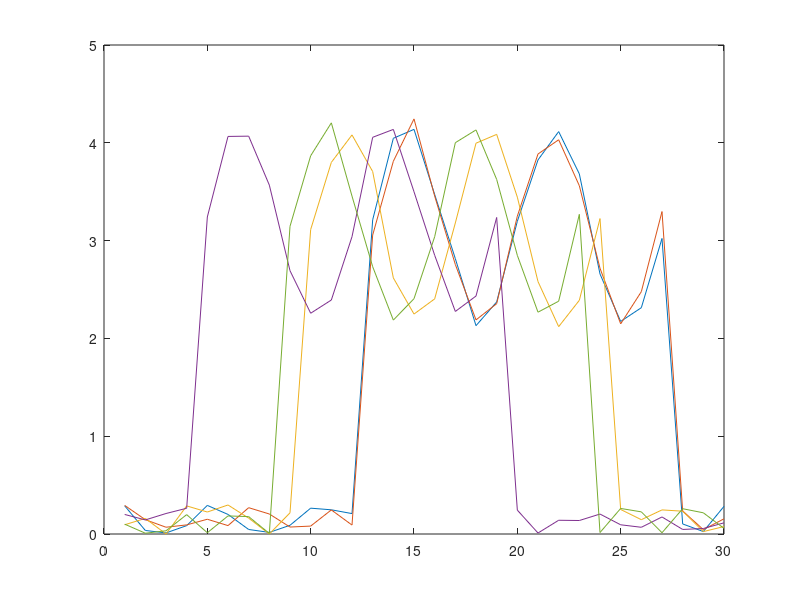
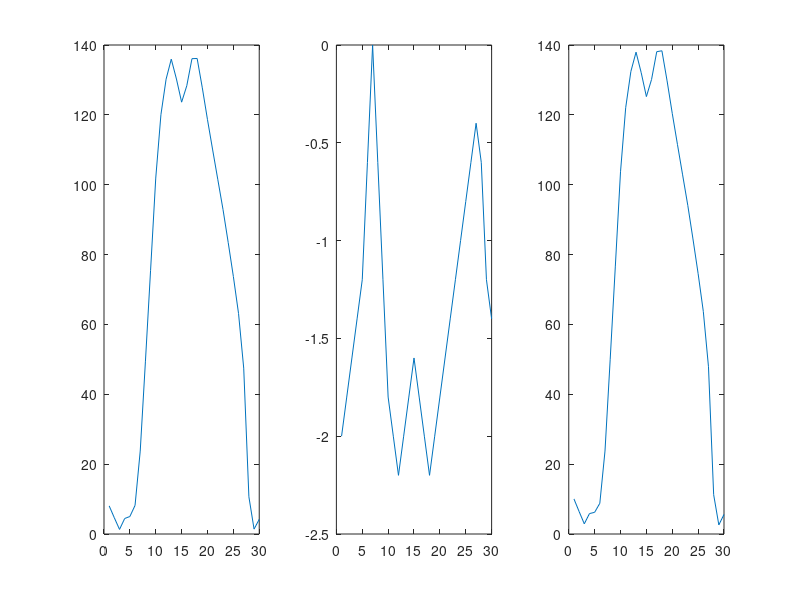

The MATLAB script that drew these images, in order:
clear all; close all;

L = 30;
N = 5;

[Xgrid,Ygrid] = meshgrid(1:L,1:L);
D = double(abs(Xgrid-Ygrid));

% template = sin(linspace(0,pi,L/2));
template = sin(linspace(0,4*pi,L/2)) + 3;

X = zeros(N,L);
for ii=1:N
    % random shift
%     start = randi(L-length(template));
    start = 2+randi(10);
    X(ii, (1+start):(1+start+length(template)-1)) = template;
end

% random noise
X = X + 0.3*rand(size(X));
figure(1);
plot(X');

% br = rand(L,1);
% br = 0.5*ones(L,1);
br = mean(X)';

for iter =1:50
    fprintf('iter #%d\n', iter);
    alpha = zeros(L,1);
    for ii=1:N
        fprintf('ii = #%d\n', ii);
        xi = X(ii,:);
        xi = reshape(xi,[numel(xi),1]);
        ai = sum(xi) / sum(br);
        aib = ai*br;
        
        % dual
        A = sparse([kron(sparse(eye(L)),ones(L,1)), kron(ones(L,1),sparse(eye(L)))]);
        b = D(:);
        f = -[aib;xi];
        alpha_beta_i = linprog(f,A,b);
        alpha = alpha + alpha_beta_i(1:L);
    end
    

    
    alpha = alpha / N;
    
    c = 1;
    while min(br - c*alpha)<0
        c = c*0.9;
    end
    br_new = br-c*alpha;

%     br = br-min(br);
%     br = br/max(abs(br))*10;

    figure(2);
    subplot(1,3,1);
    plot(br);
    subplot(1,3,2);
    plot(alpha);
    subplot(1,3,3);
    plot(br_new);
    drawnow;
    
%     pause;
    
    br = br_new;
end


% % dual
% A = sparse([kron(eye(L),ones(L,1)), kron(ones(L,1),eye(L))]);
% b = D(:);
% f = -[aib;x];
% alpha_beta = linprog(f,A,b);

% % primal
% f = D(:);
% A = -eye(L*L);
% b = zeros(L*L,1);
% Aeq = [kron(ones(1,L), eye(L)); kron(eye(L),ones(1,L))];
% beq = [xi;aib];
% vecP = linprog(f,A,b,Aeq, beq);
% Pi = reshape(vecP, [L,L]);

